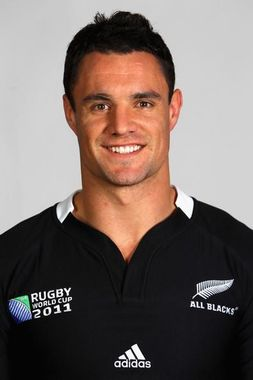
#> input picture cours_ML/donnees/Detection_de_visages/dan.jpg, 253 x 380 px
$ jupyter execute Dev_IA_15.1._Detection_de_visages.ipynb
#> lines starting #> are read from the running program, lines starting #| are printed output that depends on the picture; after the words box and inside, x2 and y2 are one past the last pixel; in counts of white or black regions, pixels touching at a corner belong together
[cell 1]
import cv2 as cv

#### On charge les classificateurs en cascade pré-entrainés

[cell 2]
face_cascade = cv.CascadeClassifier('donnees/Detection_de_visages/haarcascade_frontalface_default.xml')

#### On charge l'image
On va la covertir en niveaux de gris pour la passer à notre classificateur en cascade

[cell 3]
img = cv.imread('donnees/Detection_de_visages/dan.jpg')
#> img is the input picture: shape (380, 253, 3); mean B, G, R 102, 106.9, 119.8
gray = cv.cvtColor(img, cv.COLOR_BGR2GRAY)
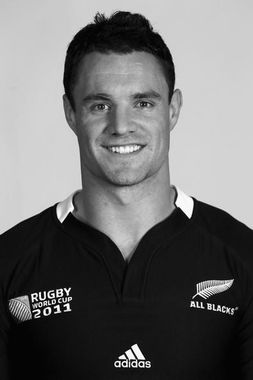
#> gray: shape (380, 253); min 0, max 255, mean 110.2

[cell 4]
import matplotlib.pyplot as plt

plt.figure(figsize=(10,5))
plt.subplot(111)
plt.imshow(img)
plt.title("Photo de Dan")
plt.axis('off');

#### Exécution de la détection de visage avec pour :
- paramètre d'échelle 1.1
- nombre de voisins 8

[cell 5]
# detectMultiScale(image, scale factor, number of neighbors)
# detectMultiScale(image, paramètre d'échelle, nombre de voisins)
faces = face_cascade.detectMultiScale(gray, 1.1, 8)
#> faces = [[61, 56, 123, 123]]

On obtient une liste de coordonnées nous donnant :
- les coordonnées du coin superieur gauche du visage détecté (x et y)
- ainsi que sa largeur et sa hauteur.

Attention des faux postifs peuvent apparaitre. On les identifira notament grace à leur petite largeur et hauteur.

[cell 6]
faces
#> Out = [[61, 56, 123, 123]]

#### Pour une photo à 2 visages j'obtiens 2 listes de coordonnées

[cell 7]
img = cv.imread('donnees/Detection_de_visages/bradangelina.jpg')
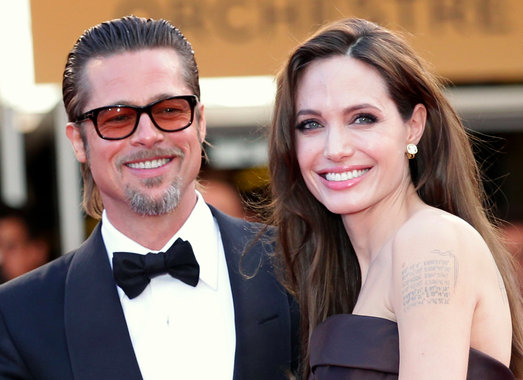
#> input picture cours_ML/donnees/Detection_de_visages/bradangelina.jpg, 523 x 380 px
#> img is the input picture: shape (380, 523, 3); mean B, G, R 113.1, 121.5, 144.6
gray = cv.cvtColor(img, cv.COLOR_BGR2GRAY)
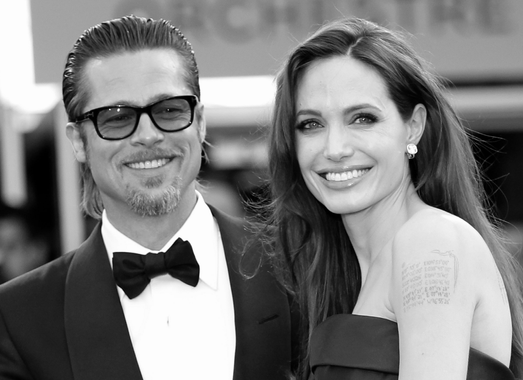
#> gray: shape (380, 523); min 0, max 255, mean 127.5

plt.figure(figsize=(10,5))
plt.subplot(111)
plt.imshow(img)
plt.title("Photo de Dan")
plt.axis('off');

faces = face_cascade.detectMultiScale(gray, 1.1, 8)
#> faces = [[275, 68, 137, 137], [70, 58, 146, 146]]

[cell 8]
faces
#> Out = [[275, 68, 137, 137], [70, 58, 146, 146]]

#### On affiche les visages détèctés.

[cell 9]
# affichage des visages
i = 0
for face in faces:
    x, y, w, h = face

    # dessiner le rectangle sur l'image principale
    cv.rectangle(img, (x, y), (x + w, y + h), (0, 255, 0), 2)
#> this loop made 2 passes
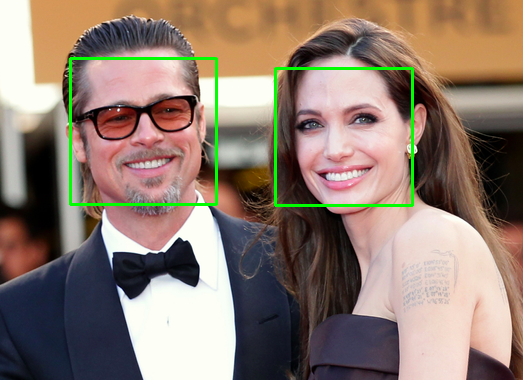
#> img: shape (380, 523, 3); 1.7% of pixels changed, all inside (x1, y1, x2, y2) = (69, 57, 414, 207)

# affiche l'image principale
cv.imshow('image principale', img)
cv.waitKey(0)
cv.destroyAllWindows()

#### Maintenant on va découper les visages

[cell 10]
# affichage des visages
i = 0
for face in faces:
    x, y, w, h = face

    # dessiner le rectangle sur l'image principale
    # (0, 255, 0), 2) permet de choisir la couleur du rectangle
    cv.rectangle(img, (x, y), (x + w, y + h), (0, 255, 0), 2)

    # extraire les visages de l'image principale
    # OpenCV et Numpy: y <-> row et x <-> col
    face = img[y:y+h, x:x+w]

    # afficher face0, face1, face2, etc...
    cv.imshow('face{}'.format(i), face)
    cv.waitKey(0)
    cv.destroyAllWindows()
    i += 1
#> this loop made 2 passes
#> (x, y, w, h, i) on passes 1 to 2: (275, 68, 137, 137, 1), (70, 58, 146, 146, 2)
#> pass 1, `face = img[y:y+h, x:x+w]`:
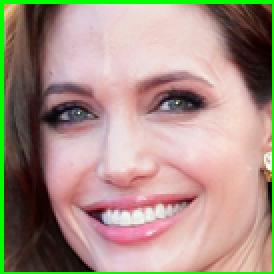
#> face: shape (137, 137, 3) (shown 2 times larger); mean B, G, R 133.8, 145.8, 168.3
#> pass 2, `face = img[y:y+h, x:x+w]`:
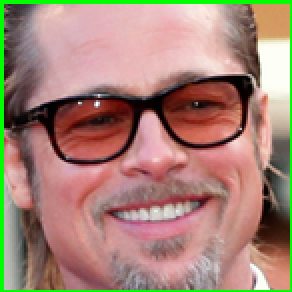
#> face: shape (146, 146, 3) (shown 2 times larger); mean B, G, R 118.3, 132, 165.2
#> after the loop, i = 2
